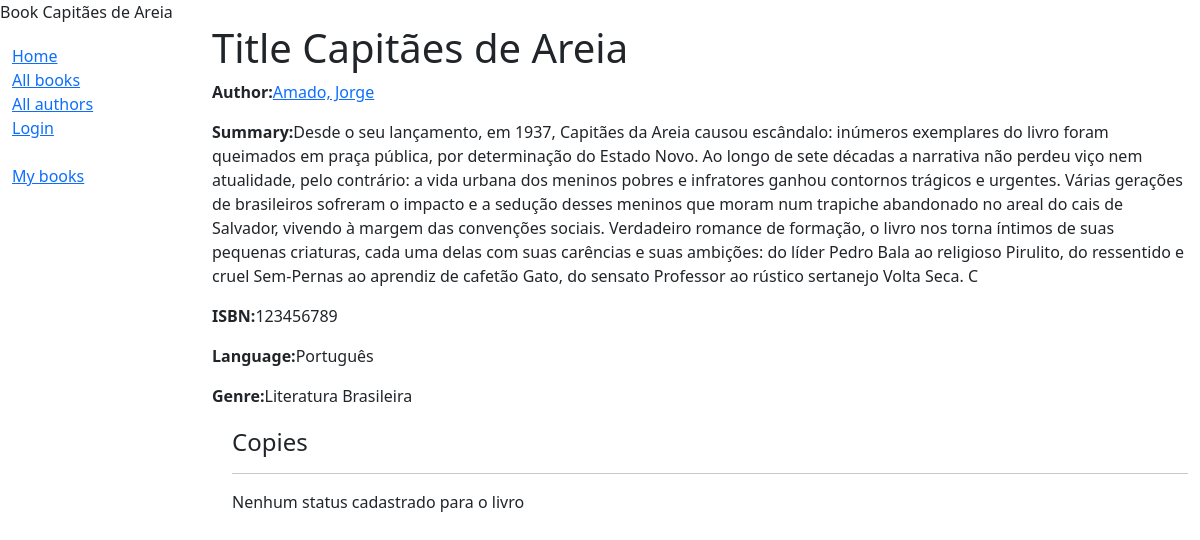
The app's page /catalog/book/8, older data.
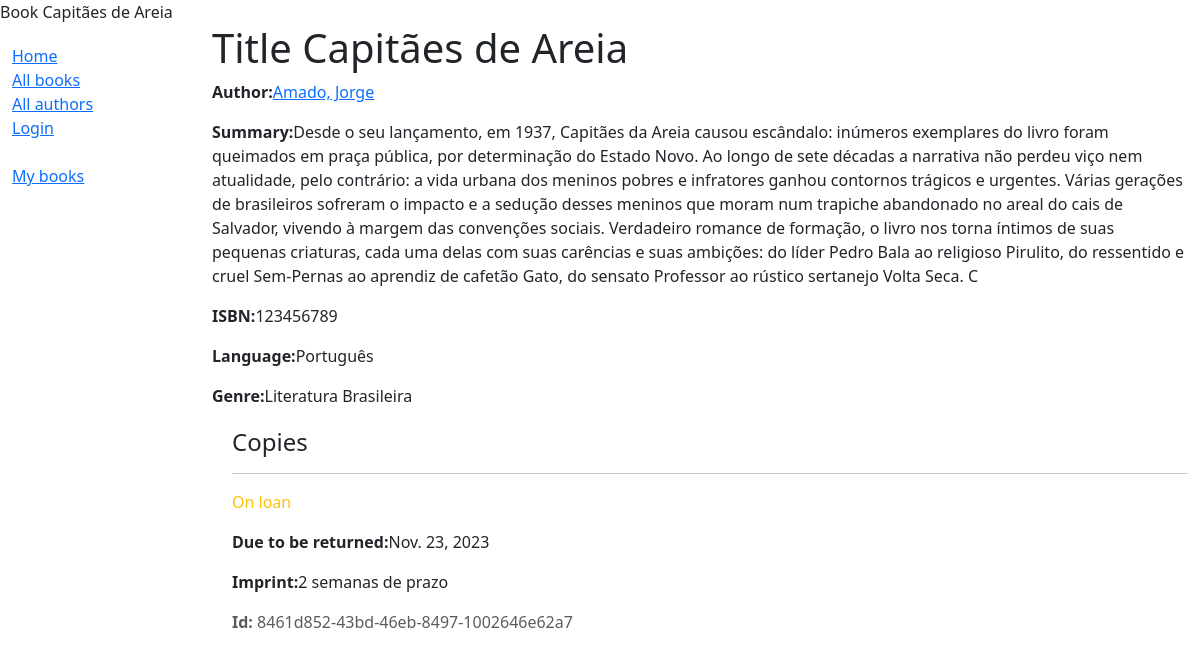
The same page, newer data.
### catalog/models.py (models this page shows, shortened)
class BookInstance(models.Model):
    id = models.UUIDField(primary_key=True, default=uuid.uuid4, help_text='Unique ID for this particular book across whole library')
    book = models.ForeignKey('Book', on_delete=models.RESTRICT,
    null=True)
    imprint = models.CharField(max_length=200)
    due_back = models.DateField(null=True, blank=True)
    borrower = models.ForeignKey(User, on_delete=models.SET_NULL, null=True, blank=True)
    LOAN_STATUS = (
        ('m', 'Maintence'),
        ('o', 'On loan'),
        ('a', 'Avaiable'),
        ('r', 'Reserved'),
    )
    status = models.CharField(
        max_length=1,
        choices=LOAN_STATUS,
        blank=True,
        default='m',
        help_text='Book availability',
    )
    class Meta:
        ordering=['due_back']
        permissions = (("can_mark_returned", "Set book as returned"),)

### catalog/views.py (the view)
# urls.py: re_path(r'^book/(?P<pk>\d+)$', views.BookDetailView.as_view(), name='book-detail'),
class BookDetailView(generic.DetailView):
    model = Book
    template_name = 'catalog/book_detail.html'

### catalog/models.py (called while the page is built)
    def __str__(self):
        return self.name

    def __str__(self):
        return self.name

    def get_absolute_url(self):
        return reverse('authors_detail', args=[str(self.id)])

    def __str__(self):
        return f'{self.last_name}, {self.first_name}'

### catalog/templates/catalog/book_detail.html
{% extends "base.html" %}
{% block title %}
    Book {{ book.title }}
{% endblock %}
{% block content %}
    <h1>Title {{book.title}}</h1>
    <p><strong>Author:</strong><a href="{{ book.author.get_absolute_url }}">{{ book.author }}</a></p>
    <p><strong>Summary:</strong>{{ book.summary }}</p>
    <p><strong>ISBN:</strong>{{ book.isbn }}</p>
    <p><strong>Language:</strong>{{ book.language }}</p>
    <p><strong>Genre:</strong>{{ book.genre.all|join:", " }}</p>
    <div style="margin-left:20px; margin-top:20px">
        <h4>Copies</h4>
        {% if  book.bookinstance_set.all %}
            {% for copy in book.bookinstance_set.all %}
                <hr>
                <p class="{% if copy.status == 'a' %}text-success{% elif copy.status == 'm' %}text-danger{% else %}text-warning{% endif %}">
                    {{ copy.get_status_display }}
                </p>
                {% if copy.status != 'a' %}
                    <p><strong>Due to be returned:</strong>{{ copy.due_back }}</p>
                {% endif %}
                <p><strong>Imprint:</strong>{{ copy.imprint }}</p>
                <p class="text-muted"><strong>Id:</strong> {{ copy.id }} </p>
            {% endfor %}
        {% else %}
        <hr>
        <p>Nenhum status cadastrado para o livro</p>
        {% endif %}
    </div>
{% endblock %}

Row changes from the older to the newer data that the page shows:
added BookInstance: status "On loan", due_back "Nov. 23, 2023", imprint "2 semanas de prazo", id "8461d852-43bd-46eb-8497-1002646e62a7"
Text that changed along with them:
text no longer shown: "Nenhum status cadastrado para o livro"
